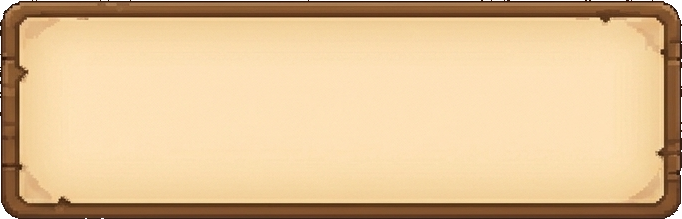
#> input picture docs/design/ui/msw_custom_ui_assets_pack/ui8_import/ui8_dialog_frame.png, 682 x 219 px; its folder holds 4 pictures in this run
$ python preview_ui8.py
#> lines starting #> are read from the running program, lines starting #| are printed output that depends on the picture
"""ui8_import 검수용 미리보기 — 9-slice 경계로 다른 크기로 늘려 본 모습 + 게이지 채움 비율.

실행: python -I preview_ui8.py  →  ui8_preview/sliced.png (등록 대상 아님)
"""
import json
import os

from PIL import Image, ImageDraw

HERE = os.path.dirname(os.path.abspath(__file__))
D = os.path.join(HERE, "ui8_import")


def slice9(im, size, b):
    L, R, T, B = b["left"], b["right"], b["top"], b["bottom"]
    w, h = im.size
    W, H = size
    out = Image.new("RGBA", (W, H))
    xs = [(0, L, 0, L), (L, w - R, L, W - R), (w - R, w, W - R, W)]
    ys = [(0, T, 0, T), (T, h - B, T, H - B), (h - B, h, H - B, H)]
    for sx0, sx1, dx0, dx1 in xs:
        for sy0, sy1, dy0, dy1 in ys:
            if sx1 <= sx0 or sy1 <= sy0 or dx1 <= dx0 or dy1 <= dy0:
                continue
            out.alpha_composite(im.crop((sx0, sy0, sx1, sy1)).resize((dx1 - dx0, dy1 - dy0), Image.BILINEAR), (dx0, dy0))
    return out


def main():
    borders = json.load(open(os.path.join(D, "ui8_borders.json"), encoding="utf-8"))
#> (reads docs/design/ui/msw_custom_ui_assets_pack/ui8_import/ui8_borders.json from the repository)
    sheet = Image.new("RGBA", (1900, 6000), (128, 150, 96, 255))  # 잔디 비슷한 배경
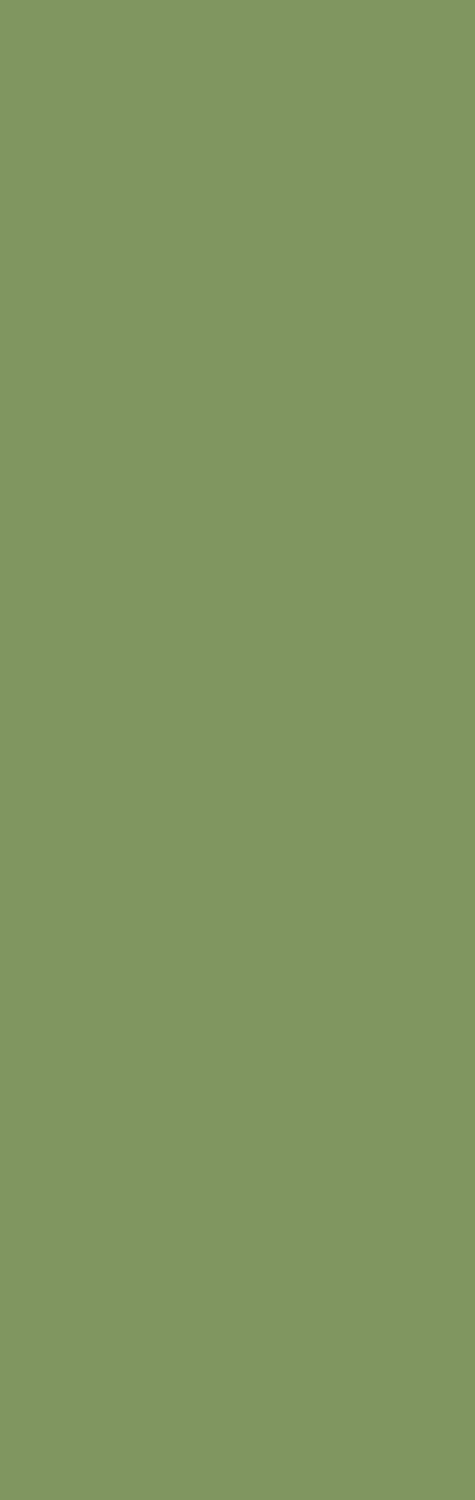
#> sheet: PIL image 1900x6000 RGBA (shown at 1/4 size); mean R, G, B, A 128, 150, 96, 255
    dr = ImageDraw.Draw(sheet)
    x, y, rowh = 10, 10, 0
    for name, b in borders.items():
        im = Image.open(os.path.join(D, name + ".png")).convert("RGBA")
#> im is the input picture: PIL image 682x219 RGBA; mean R, G, B, A 221.3, 189.6, 146.4, 252.5
        w, h = im.size
#> w = 682; h = 219
        # 가로 1.7배·세로 1.4배(높이 경계 0 이면 세로 유지)로 늘려 본다
        tw = int(w * 1.7)
#> tw = 1159
        th = int(h * 1.4) if b["top"] + b["bottom"] > 0 else h
#> th = 306
        if name.startswith("ui8_gauge_") or name.startswith("ui8_fish_fill"):
            tw = int(w * 0.6)  # 채움은 줄여 본다(낮은 수치)
        s = slice9(im, (tw, th), b)
#> in slice9, `out = Image.new("RGBA", (W, H))`: out: PIL image 1159x306 RGBA; every value is 0
#> after the loop in slice9, `for sx0, sx1, dx0, dx1 in xs:`:
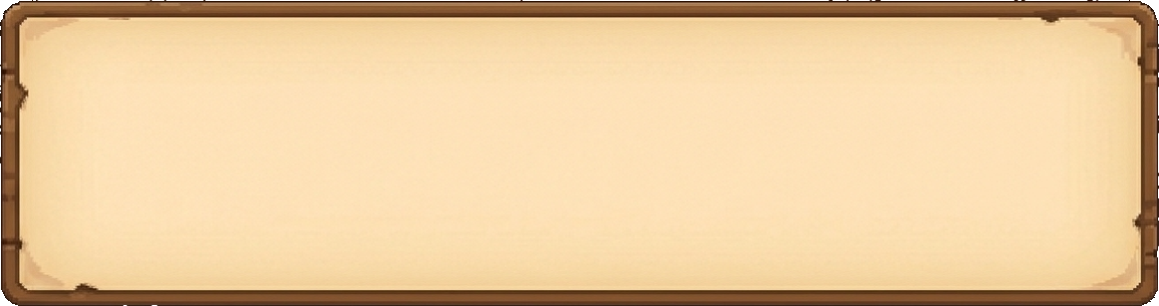
#> out: PIL image 1159x306 RGBA; mean R, G, B, A 230.5, 199.7, 156.1, 253.5; transparent parts drawn white
        if x + tw > 1890:
            x, y, rowh = 10, y + rowh + 26, 0
        sheet.alpha_composite(s, (x, y))
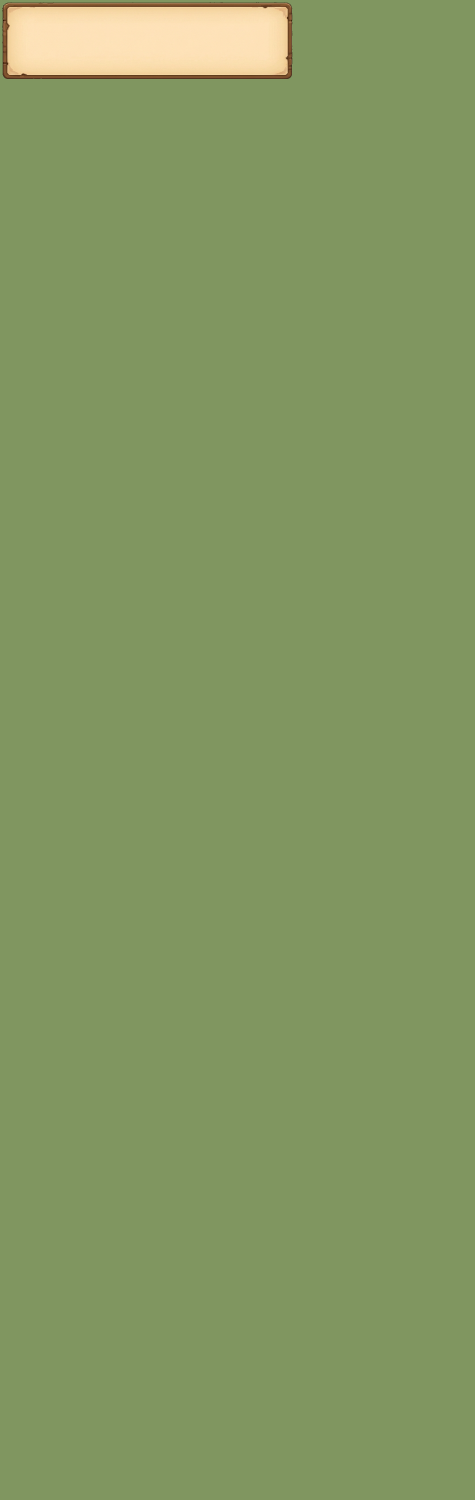
#> sheet: PIL image 1900x6000 RGBA (shown at 1/4 size); mean R, G, B, A 131.2, 151.6, 97.9, 255
        dr.text((x, y + th + 2), name, fill=(0, 0, 0, 255))
        x += tw + 14
#> x = 1183
        rowh = max(rowh, th)
#> rowh = 306
    sheet = sheet.crop((0, 0, 1900, y + rowh + 30))
    sheet.save(os.path.join(HERE, "ui8_preview", "sliced.png"))
    print(sheet.size)


if __name__ == "__main__":
#> (the run stopped early here; a loop or call above may not have finished)
